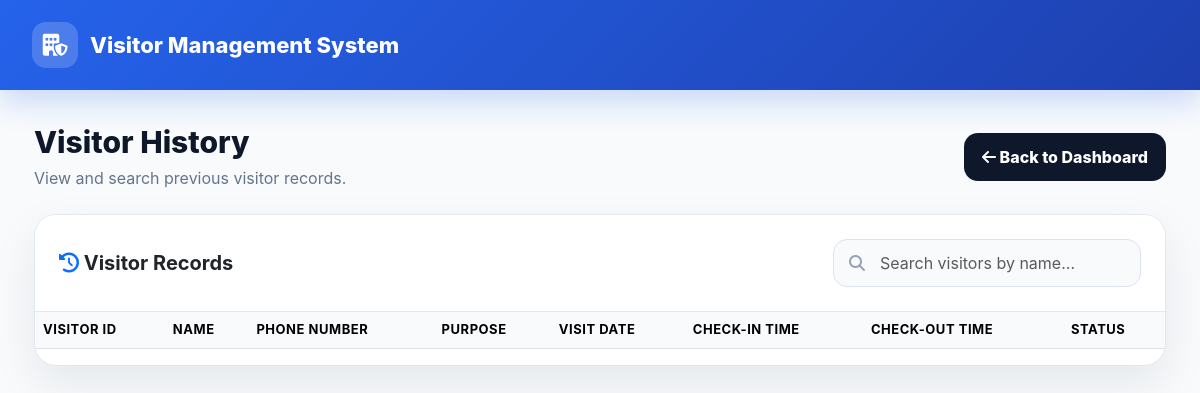
Page /history on the earlier database version.
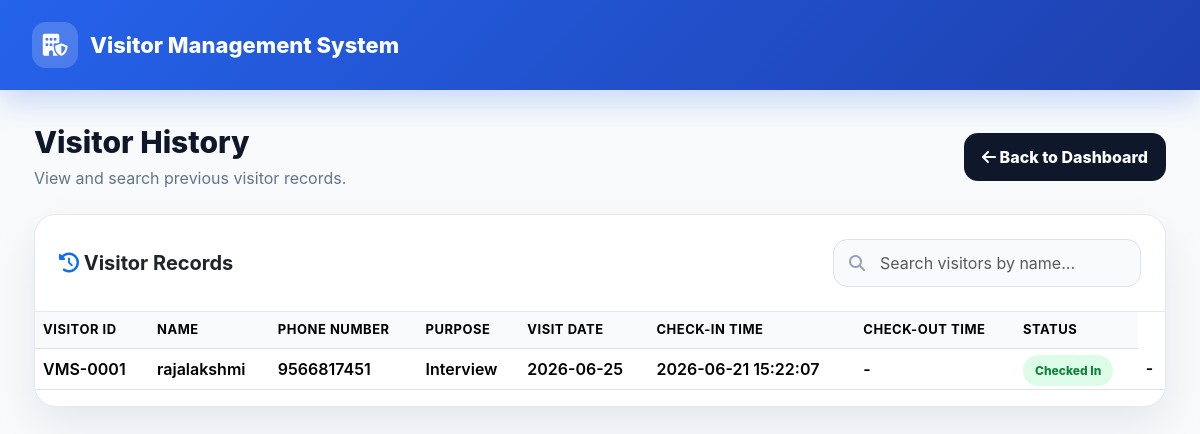
Same page on the later database version.
### tables this page shows
CREATE TABLE visitors (
            id INTEGER PRIMARY KEY AUTOINCREMENT,
            visitor_id TEXT UNIQUE,
            name TEXT NOT NULL,
            mobile TEXT,
            email TEXT,
            gender TEXT,
            dob TEXT,
            visitor_type TEXT,
            company TEXT,
            purpose TEXT,
            purpose_details TEXT,
            department TEXT,
            host TEXT,
            visit_date TEXT,
            visit_time TEXT,
            address TEXT,
            emergency_contact TEXT,
            vehicle_number TEXT,
            status TEXT DEFAULT 'Pending Check-In',
            registration_time TEXT,
            checkin_time TEXT,
            checkout_time TEXT
        );

### app.py (the view)
@app.route("/history")
def history():
    conn = get_db_connection()
    cursor = conn.cursor()
    cursor.execute("SELECT * FROM visitors ORDER BY id DESC")
    visitors = cursor.fetchall()
    conn.close()
    return render_template("history.html", visitors=visitors)

### app.py (called while the page is built)
def get_db_connection():
    conn = sqlite3.connect(DB_NAME)
    conn.row_factory = sqlite3.Row
    return conn

### templates/history.html (shortened to what this page needs)
<!DOCTYPE html>
<html lang="en">
<head>
  <link
    href="https://cdn.jsdelivr.net/npm/bootstrap@5.3.3/dist/css/bootstrap.min.css"
    rel="stylesheet"
  />
  <link
    rel="stylesheet"
    href="https://cdnjs.cloudflare.com/ajax/libs/font-awesome/6.5.0/css/all.min.css"
  />
</head>
<body>
  <header class="topbar">
    <div class="brand">
      <div class="brand-icon">
        <i class="fa-solid fa-building-shield"></i>
      </div>
      <span>Visitor Management System</span>
    </div>
  </header>
  <main class="page">
    <div class="d-flex flex-wrap justify-content-between align-items-center gap-3 mb-4 page-title">
      <div>
        <h1>Visitor History</h1>
        <p>View and search previous visitor records.</p>
      </div>
      <a href="/dashboard" class="btn btn-dashboard">
        <i class="fa-solid fa-arrow-left"></i>
        Back to Dashboard
      </a>
    </div>
    <section class="card history-card">
      <div class="card-header-custom d-flex flex-wrap justify-content-between align-items-center">
        <h5 class="mb-0 fw-bold">
          <i class="fa-solid fa-clock-rotate-left text-primary"></i>
          Visitor Records
        </h5>
        <div class="search-box">
          <i class="fa-solid fa-magnifying-glass"></i>
          <input
            type="text"
            id="searchInput"
            class="form-control"
            placeholder="Search visitors by name..."
          />
        </div>
      </div>
      <div class="table-responsive">
        <table class="table table-hover align-middle" id="visitorTable">
          <thead>
            <tr>
              <th>Visitor ID</th>
              <th>Name</th>
              <th>Phone Number</th>
              <th>Purpose</th>
              <th>Visit Date</th>
              <th>Check-In Time</th>
              <th>Check-Out Time</th>
              <th>Status</th>
            </tr>
          </thead>
          <tbody>
            {% for v in visitors %}
            <tr>
              <td>{{ v.visitor_id }}</td>
              <td>{{ v.name }}</td>
              <td>{{ v.mobile }}</td>
              <td>{{ v.purpose }}</td>
              <td>{{ v.visit_date }}</td>
              <td>{{ v.checkin_time or "-" }}</td>
              <td>{{ v.checkout_time or "-" }}</td>
              <td>
                {% if v.status == "Checked In" %}
                  <span class="badge-status checked-in">Checked In</span>
                {% elif v.status == "Checked Out" %}
                  <span class="badge-status checked-out">Checked Out</span>
                {% elif v.status == "Pending Check-In" %}
                  <span class="badge-status pending">Pending</span>
                {% else %}
                  <span class="badge-status cancelled">{{ v.status }}</span>
                {% endif %}
              </td>
              <td>
                {% set ns = namespace(has_file=false) %}
                {% if not ns.has_file %}
                  -
                {% endif %}
              </td>
            </tr>
            {% endfor %}
          </tbody>
        </table>
      </div>
    </section>
  </main>
</body>
</html>

Differences in the rows shown:
added visitors: visitor_id "VMS-0001", name "rajalakshmi", mobile "9566817451", purpose "Interview", visit_date "2026-06-25", checkin_time "2026-06-21 15:22:07", checkout_time "-", status "Checked In"
